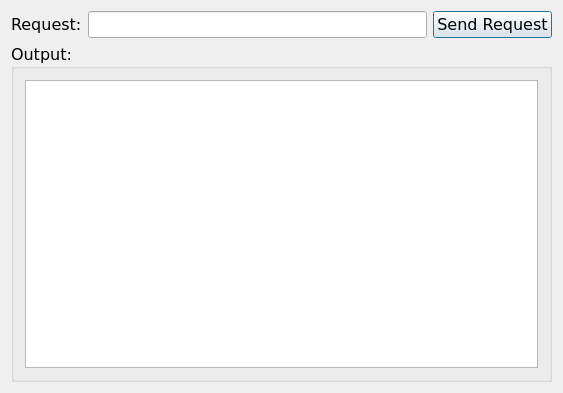
<?xml version="1.0" encoding="UTF-8"?>
<ui version="4.0">
 <class>Dialog</class>
 <widget class="QDialog" name="Dialog">
  <property name="geometry">
   <rect>
    <x>0</x>
    <y>0</y>
    <width>563</width>
    <height>393</height>
   </rect>
  </property>
  <property name="font">
   <font>
    <family>Verdana</family>
    <pointsize>12</pointsize>
   </font>
  </property>
  <property name="windowTitle">
   <string>Send Request to vk.com</string>
  </property>
  <layout class="QVBoxLayout" name="verticalLayout_2">
   <item>
    <layout class="QHBoxLayout" name="horizontalLayout">
     <item>
      <widget class="QLabel" name="label">
       <property name="text">
        <string>Request:</string>
       </property>
      </widget>
     </item>
     <item>
      <widget class="QLineEdit" name="lineEdit"/>
     </item>
     <item>
      <widget class="QPushButton" name="pushButton">
       <property name="text">
        <string>Send Request</string>
       </property>
      </widget>
     </item>
    </layout>
   </item>
   <item>
    <widget class="QGroupBox" name="groupBox">
     <property name="title">
      <string>Output:</string>
     </property>
     <layout class="QVBoxLayout" name="verticalLayout">
      <item>
       <widget class="QTextEdit" name="textEdit"/>
      </item>
     </layout>
    </widget>
   </item>
  </layout>
 </widget>
 <layoutdefault spacing="6" margin="11"/>
 <resources/>
 <connections/>
</ui>
